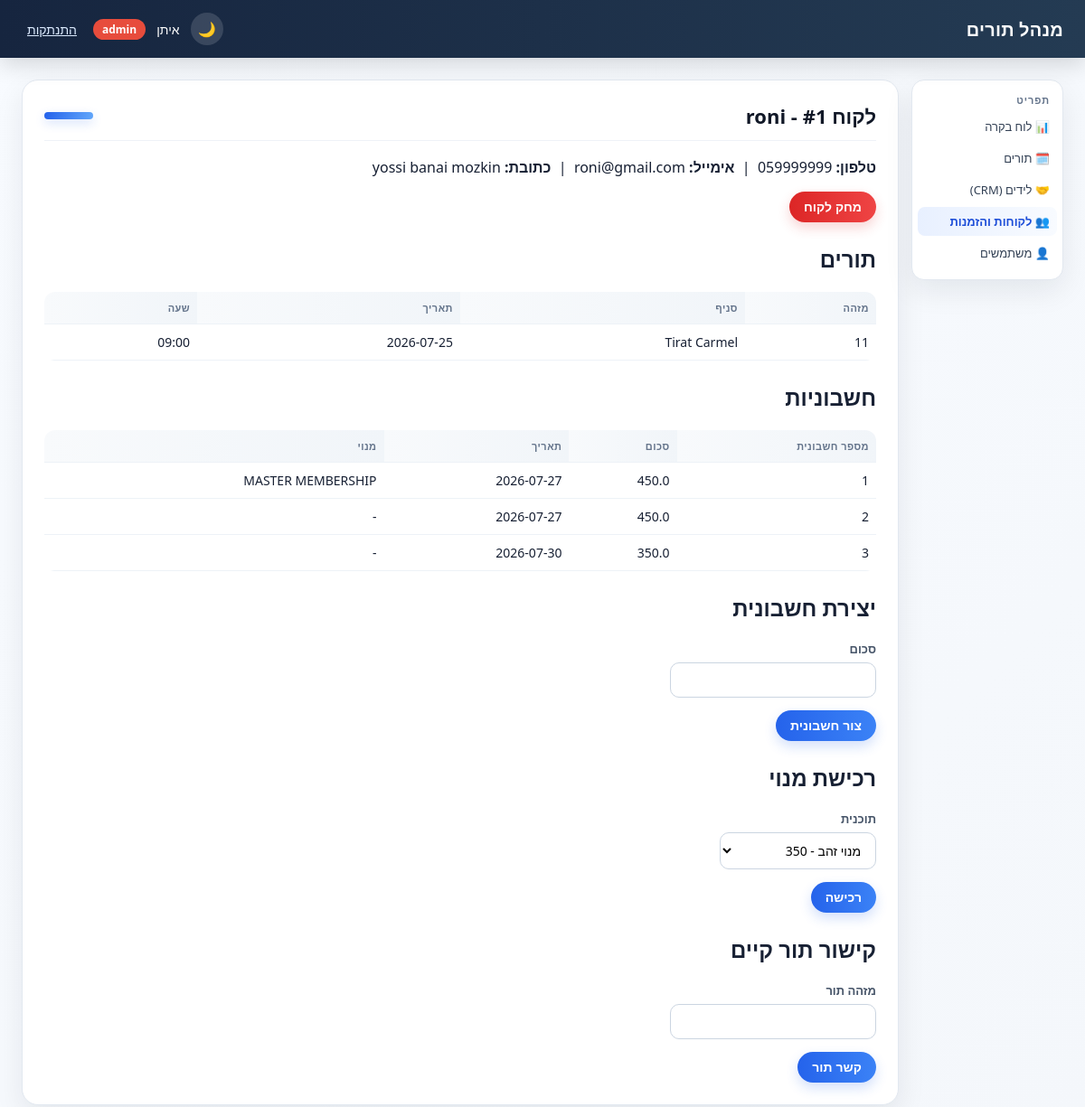
Page /customers/1 (signed in) on the committed database.
### tables this page shows
CREATE TABLE customers (
                id INTEGER PRIMARY KEY AUTOINCREMENT,
                name TEXT,
                phone TEXT,
                email TEXT,
                address TEXT
            );

CREATE TABLE appointments (
            id_client TEXT PRIMARY KEY,
            name_of_client TEXT,
            phone_client TEXT,
            name_of_store TEXT,
            appointment_date TEXT,
            appointment_time TEXT,
            created_datetime_stamp TEXT
        , customer_id INTEGER REFERENCES customers(id));

CREATE TABLE invoices (
                invoice_number INTEGER PRIMARY KEY AUTOINCREMENT,
                customer_id INTEGER REFERENCES customers(id),
                amount REAL,
                invoice_date TEXT
            , membership_type TEXT);

### blueprints/customers.py (the view)
@bp.route("/<int:customer_id>")
@login_required
def detail(customer_id):
    repos = get_repos()
    customer = repos.customers.get_by_id(customer_id)
    if customer is None:
        flash("Customer not found.", "error")
        return redirect(url_for("customers.list_customers"))
    appointments = to_records(repos.appointments.get_by_customer_id(customer_id))
    invoices = to_records(repos.invoices.get_by_customer(customer_id))
    return render_template(
        "customers/detail.html",
        customer=customer,
        appointments=appointments,
        invoices=invoices,
        membership_plans=MEMBERSHIP_PLANS,
    )

### app.py (called while the page is built)
@app.context_processor
def inject_template_globals():
    return {
        "csrf_token": generate_csrf_token(),
        "current_user": current_user(),
        "ROLE_ADMIN": roles.ADMIN,
        "ROLE_USER": roles.USER,
    }

### appointment_repository.py (called while the page is built)
    def get_by_customer_id(self, customer_id):
        return pd.read_sql_query(
            f"SELECT * FROM {TABLE_NAME} WHERE customer_id = ?",
            self.conn,
            params=(customer_id,),
        )

### auth.py (called while the page is built)
def generate_csrf_token():
    if "csrf_token" not in session:
        session["csrf_token"] = secrets.token_hex(16)
    return session["csrf_token"]

def validate_csrf():
    if request.method != "POST":
        return
    token = session.get("csrf_token")
    submitted = request.form.get("csrf_token", "")
    if not token or not secrets.compare_digest(token, submitted):
        abort(400)

def current_user():
    return session.get("user")

def login_required(view):
    @wraps(view)
    def wrapped(*args, **kwargs):
        if current_user() is None:
            return redirect(url_for("auth.login"))
        return view(*args, **kwargs)
    return wrapped

### customer_repository.py (called while the page is built)
    def get_by_id(self, customer_id):
        df = pd.read_sql_query(
            f"SELECT * FROM {TABLE_NAME} WHERE id = ?", self.conn, params=(customer_id,)
        )
        if df.empty:
            return None
        return df.iloc[0].to_dict()

### db_context.py (called while the page is built)
def get_conn():
    if "db_conn" not in g:
        g.db_conn = sqlite3.connect(DB_FILE, timeout=10)
    return g.db_conn

def get_repos():
    if "repos" not in g:
        conn = get_conn()
        appointments = AppointmentRepository(conn)
        g.repos = SimpleNamespace(
            appointments=appointments,
            availability=AvailabilityService(appointments),
            leads=LeadRepository(conn),
            lead_statuses=LeadStatusRepository(conn),
            customers=CustomerRepository(conn),
            invoices=InvoiceRepository(conn),
            users=UserRepository(conn),
            id_sequence=IdSequence(conn),
        )
    return g.repos

def init_app(app):
    @app.teardown_appcontext
    def close_conn(exception):
        conn = g.pop("db_conn", None)
        if conn is not None:
            conn.close()

### invoice_repository.py (called while the page is built)
    def get_by_customer(self, customer_id):
        return pd.read_sql_query(
            f"SELECT * FROM {TABLE_NAME} WHERE customer_id = ?",
            self.conn,
            params=(customer_id,),
        )

### view_utils.py (called while the page is built)
def to_records(df):
    return df.where(pd.notnull(df), None).to_dict("records")

### templates/customers/detail.html (shortened to what this page needs)
{% extends "base.html" %}
{% block page_heading %}לקוח #{{ customer.id }} - {{ customer.name }}{% endblock %}
{% block content %}
<p>
    <strong>טלפון:</strong> {{ customer.phone }} &nbsp;|&nbsp;
    <strong>אימייל:</strong> {{ customer.email }} &nbsp;|&nbsp;
    <strong>כתובת:</strong> {{ customer.address }}
</p>
{% if current_user.role == ROLE_ADMIN %}
<form method="post" action="{{ url_for('customers.delete', customer_id=customer.id) }}"
      onsubmit="return confirm('Delete this customer?');">
    <button type="submit" class="btn btn-danger">מחק לקוח</button>
</form>
{% endif %}
<div class="section">
    <h2>תורים</h2>
    {% if appointments %}
    <table>
        <thead>
            <tr><th>מזהה</th><th>סניף</th><th>תאריך</th><th>שעה</th></tr>
        </thead>
        <tbody>
            {% for a in appointments %}
            <tr>
                <td>{{ a.id_client }}</td>
                <td>{{ a.name_of_store }}</td>
                <td>{{ a.appointment_date or "-" }}</td>
                <td>{{ a.appointment_time or "-" }}</td>
            </tr>
            {% endfor %}
        </tbody>
    </table>
    {% else %}
    <p class="empty-state">אין תורים ללקוח זה.</p>
    {% endif %}
</div>
<div class="section">
    <h2>חשבוניות</h2>
    {% if invoices %}
    <table>
        <thead>
            <tr><th>מספר חשבונית</th><th>סכום</th><th>תאריך</th><th>מנוי</th></tr>
        </thead>
        <tbody>
            {% for inv in invoices %}
            <tr>
                <td>{{ inv.invoice_number }}</td>
                <td>{{ inv.amount }}</td>
                <td>{{ inv.invoice_date }}</td>
                <td>{{ inv.membership_type or "-" }}</td>
            </tr>
            {% endfor %}
        </tbody>
    </table>
    {% else %}
    <p class="empty-state">אין חשבוניות ללקוח זה.</p>
    {% endif %}
</div>
<div class="section">
    <h2>יצירת חשבונית</h2>
    <form method="post" action="{{ url_for('customers.create_invoice', customer_id=customer.id) }}" class="form-card">
        <div class="form-group">
            <label>סכום</label>
            <input type="number" step="0.01" name="amount" required>
        </div>
        <button type="submit" class="btn">צור חשבונית</button>
    </form>
</div>
<div class="section">
    <h2>רכישת מנוי</h2>
    <form method="post" action="{{ url_for('customers.purchase_membership', customer_id=customer.id) }}" class="form-card">
        <div class="form-group">
            <label>תוכנית</label>
            <select name="plan_name" required>
                {% for name, price in membership_plans %}
                <option value="{{ name }}">{{ name }} - {{ price }}</option>
                {% endfor %}
            </select>
        </div>
        <button type="submit" class="btn">רכישה</button>
    </form>
</div>
<div class="section">
    <h2>קישור תור קיים</h2>
    <form method="post" action="{{ url_for('customers.link_appointment', customer_id=customer.id) }}" class="form-card">
        <div class="form-group">
            <label>מזהה תור</label>
            <input type="text" name="id_client" required>
        </div>
        <button type="submit" class="btn">קשר תור</button>
    </form>
</div>
{% endblock %}

### static/style.css (style rules this page uses)
* { box-sizing: border-box; }
:root { --bg: #f4f7fb; --surface: #ffffff; --surface-2: #f8fafc; --text: #172033; --muted: #64748b; --border: #e2e8f0; --primary: #2563eb; --primary-dark: #1d4ed8; --danger: #dc2626; --danger-dark: #b91c1c; --shadow: 0 12px 32px rgba(15, 23, 42, 0.08); }
body { margin: 0; font-family: "Segoe UI", Tahoma, Arial, sans-serif; background: linear-gradient(135deg, #f8fbff 0%, var(--bg) 100%); color: var(--text); direction: rtl; text-align: right; }
html, body { scrollbar-width: none; -ms-overflow-style: none; }
table { width: 100%; border-collapse: collapse; font-size: 14px; overflow: hidden; border-radius: 12px; }
th, td { text-align: right; padding: 10px 8px; border-bottom: 1px solid #edf2f7; white-space: nowrap; vertical-align: top; }
th { background: linear-gradient(90deg, #f8fafc 0%, #f1f5f9 100%); color: #64748b; font-weight: 700; font-size: 11px; text-transform: uppercase; letter-spacing: 0.04em; }
.btn { display: inline-block; padding: 9px 16px; border-radius: 999px; border: none; background: linear-gradient(90deg, var(--primary) 0%, #3b82f6 100%); color: #fff; text-decoration: none; font-size: 14px; font-weight: 600; cursor: pointer; box-shadow: 0 6px 14px rgba(37, 99, 235, 0.2); transition: transform 0.15s ease, box-shadow 0.15s ease; }
.btn-danger { background: linear-gradient(90deg, var(--danger) 0%, #ef4444 100%); box-shadow: 0 6px 14px rgba(220, 38, 38, 0.2); }
input[type=text], input[type=password], input[type=email], input[type=number], input[type=date], input[type=time], select, textarea { padding: 9px 12px; border: 1px solid #cbd5e1; border-radius: 10px; font-size: 14px; font-family: inherit; background: #fff; transition: border-color 0.2s ease, box-shadow 0.2s ease; }
label { display: block; margin-bottom: 6px; font-size: 13px; color: #475569; font-weight: 700; }
.form-group { margin-bottom: 14px; max-width: 360px; }
.form-group label { text-align: right; }
.form-card { max-width: 480px; }
.section { margin-top: 24px; }

### rows in the picture
customers: id "1", name "roni", address "yossi banai mozkin"
appointments: id_client "11", name_of_store "Tirat Carmel", appointment_date "2026-07-25", appointment_time "09:00"
invoices: invoice_number "1", amount "450.0", invoice_date "2026-07-27", membership_type "MASTER MEMBERSHIP"
invoices: invoice_number "2", amount "450.0", invoice_date "2026-07-27", membership_type "-"
invoices: invoice_number "3", amount "350.0", invoice_date "2026-07-30", membership_type "-"

### other values in the picture
{{ current_user.username }} "איתן"
{{ current_user.role }} "admin"
form field plan_name "מנוי זהב - 350"
